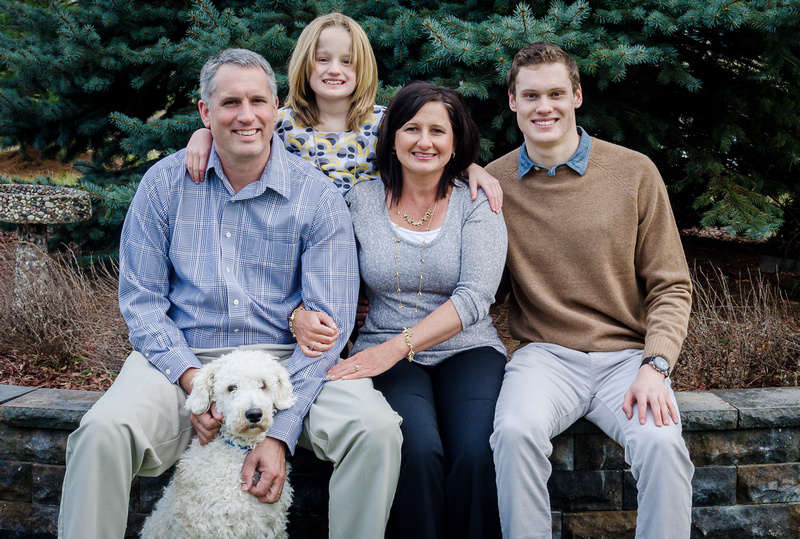
#> input picture images/3.jpg, 800 x 539 px, found by its file name
$ python RunFullDetection.py
#> lines starting #> are read from the running program, lines starting #| are printed output that depends on the picture; after the words box and inside, x2 and y2 are one past the last pixel; in counts of white or black regions, pixels touching at a corner belong together
import numpy as np
import cv2

# Import a image
image = cv2.imread(".\\images\\3.jpg")
#> image is the input picture: shape (539, 800, 3); mean B, G, R 99.5, 97, 95.5
# Load the model
face_cascade = cv2.CascadeClassifier('.\\xmls\\haarcascade_frontalface_default.xml')

ImageClone1 = image.copy()

#Get the dimentions of the input image
img_shape = image.shape
#> img_shape = (539, 800, 3)

GrayScale_Image = cv2.cvtColor(image, cv2.COLOR_BGR2GRAY)
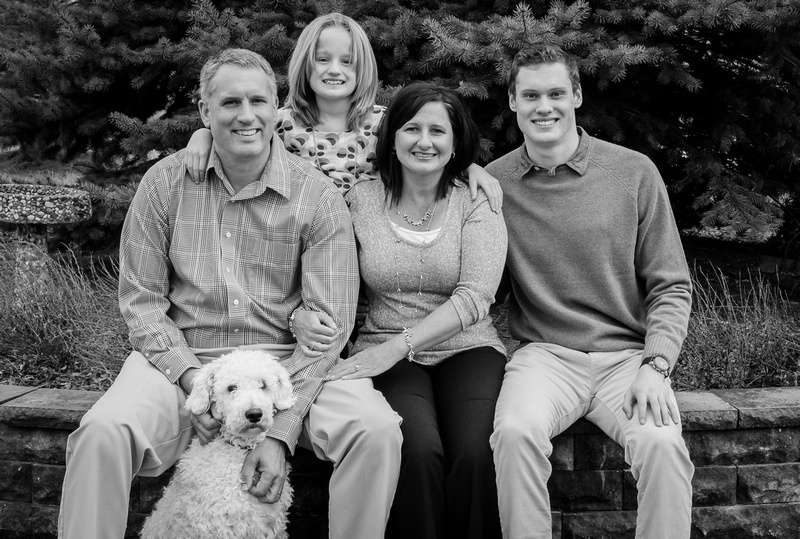
#> GrayScale_Image: shape (539, 800); min 0, max 254, mean 96.8
T,Thresholded_Image = cv2.threshold(GrayScale_Image, 180,255, cv2.THRESH_BINARY)
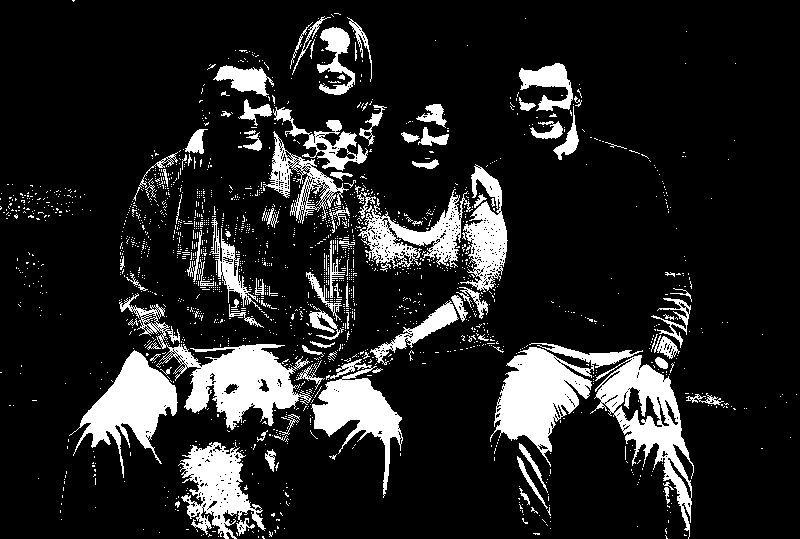
#> Thresholded_Image: shape (539, 800); 14.3% white; 1858 white regions (1761 under 20 px), largest, box (x1, y1, x2, y2) and area: (119, 293, 312, 430) 6895, (490, 343, 643, 467) 6736, (590, 355, 694, 539) 5564

#Create the YUV image for extraction of skin color
YUV_Image = cv2.cvtColor(image, cv2.COLOR_BGR2YUV)
#> YUV_Image: shape (539, 800, 3); mean of channels 0, 1, 2 96.8, 129.3, 126.8
#Gray scale image
Y_image = YUV_Image[:,:,0]
#Cb Channel
Cb_image = YUV_Image[:,:,1]
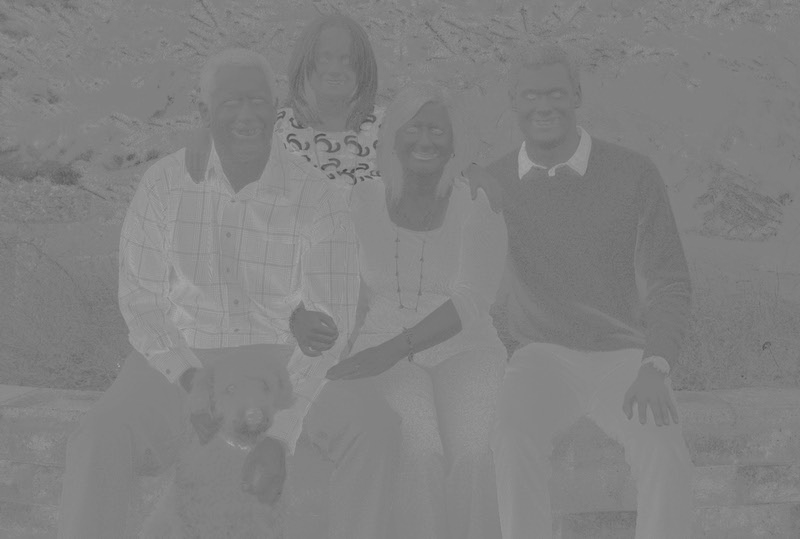
#> Cb_image: shape (539, 800); min 68, max 167, mean 129.3
#Cr channel
Cr_image = YUV_Image[:,:,2]
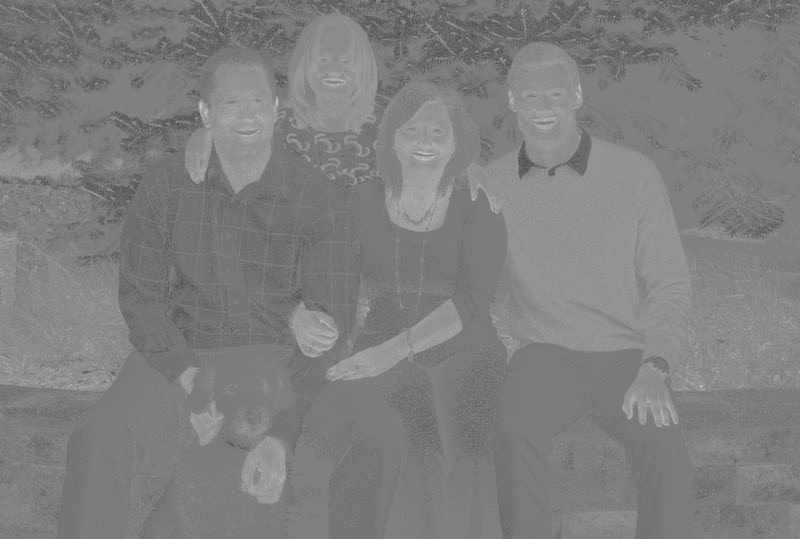
#> Cr_image: shape (539, 800); min 72, max 204, mean 126.8

Cb_image_Thresholded = (Cb_image > 77) & (Cb_image < 127)
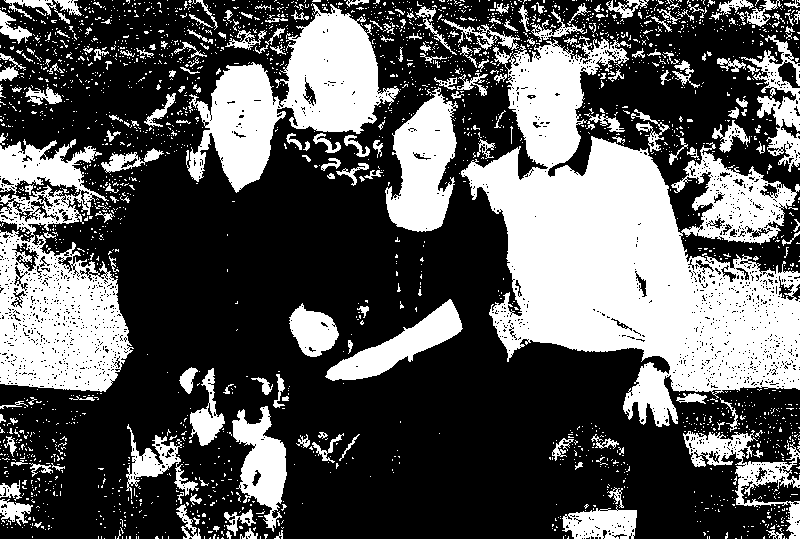
#> Cb_image_Thresholded: shape (539, 800) bool; 34.7% white; 2567 white regions (2368 under 20 px), largest, box (x1, y1, x2, y2) and area: (461, 36, 800, 427) 63188, (0, 139, 134, 392) 19563, (186, 3, 400, 193) 16589
Cr_image_Thresholded = (Cr_image > 133) & (Cr_image < 173)
#> Cr_image_Thresholded: shape (539, 800) bool; 25.4% white; 1328 white regions (1266 under 20 px), largest, box (x1, y1, x2, y2) and area: (460, 43, 800, 427) 54289, (0, 230, 133, 392) 12782, (281, 7, 378, 135) 8322
SkinDetectionMask = Cb_image_Thresholded & Cr_image_Thresholded
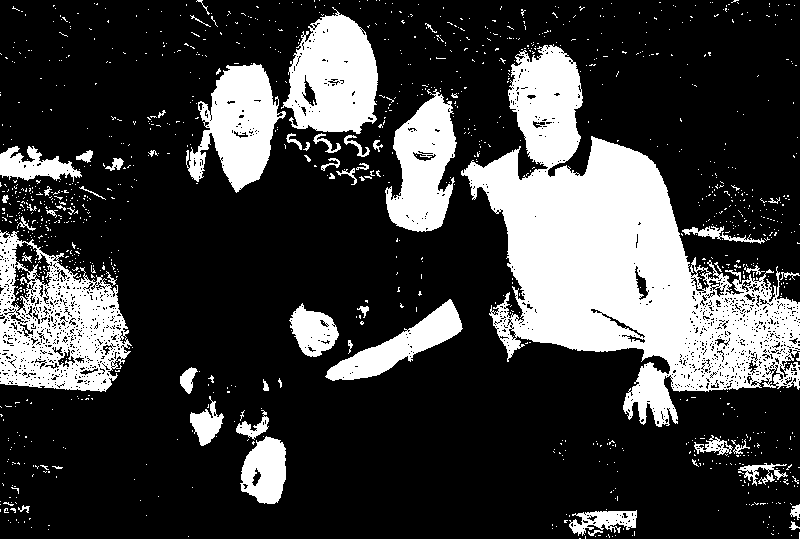
#> SkinDetectionMask: shape (539, 800) bool; 24% white; 1174 white regions (1116 under 20 px), largest, box (x1, y1, x2, y2) and area: (461, 44, 800, 427) 52501, (0, 230, 132, 392) 11737, (281, 7, 378, 134) 8242


SkinDetectedImage = GrayScale_Image.copy();

i = 0
j = 0
for px in SkinDetectionMask:

	j = 0
	for py in px:
		if py == 0:
			SkinDetectedImage[i][j] = 0
		j += 1

	i += 1
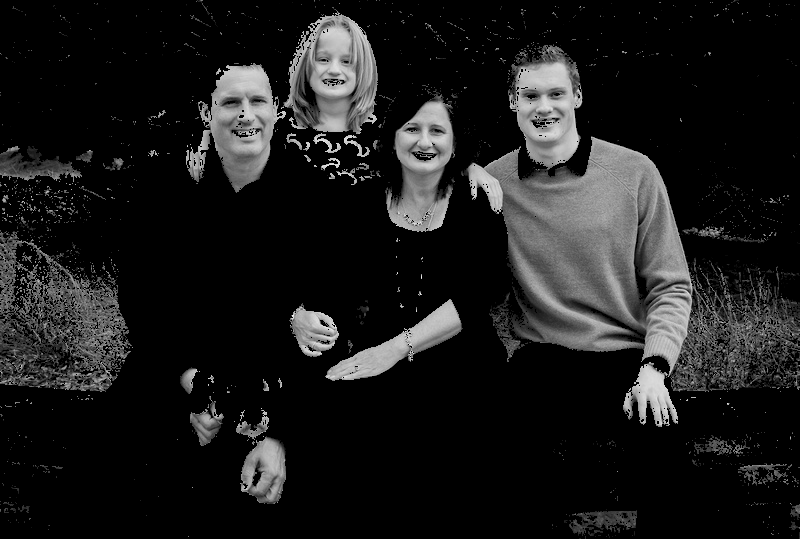
#> SkinDetectedImage: shape (539, 800); min 0, max 242, mean 28.3
#> after the loop, i = 539


Faces = face_cascade.detectMultiScale(Thresholded_Image)
#> Faces = [[306, 38, 57, 57], [392, 105, 66, 66], [506, 66, 76, 76], [207, 74, 75, 75]]

for x,y,winW,winH in Faces:
	cv2.rectangle(ImageClone1, (x, y), (x + winW, y + winH), (0, 255, 0), 2)
#> this loop made 4 passes


cv2.imshow("Original Image", ImageClone1)
cv2.imshow("GrayScale_Image Image", GrayScale_Image)
#cv2.imshow("Thresholded Image", Thresholded_Image)
#cv2.imshow("YUV Image", YUV_Image)
SkinDetectionMask = np.float32(SkinDetectionMask)
cv2.imshow("Skin Detection", SkinDetectionMask)
cv2.imshow("Skin Detected Image", SkinDetectedImage)
cv2.waitKey(0)

$ run again, with images/2.jpg copied over images/3.jpg
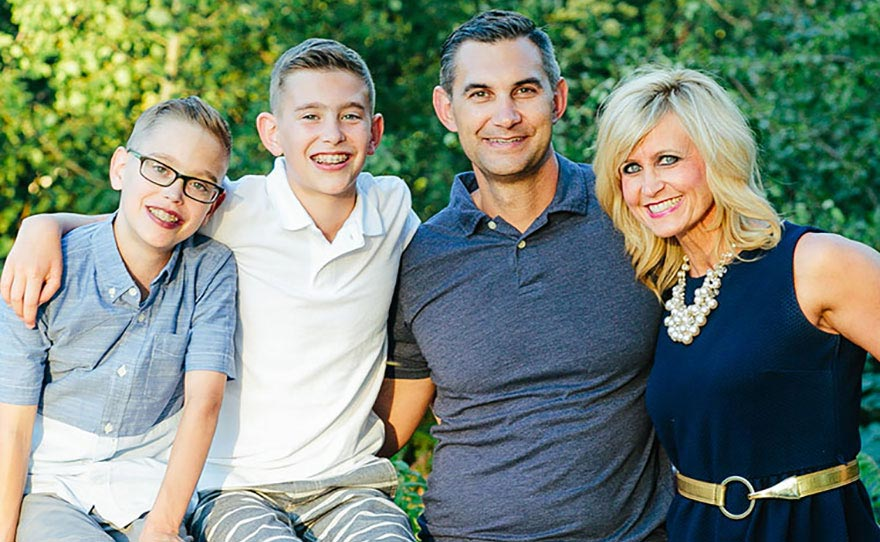
#> input picture images/2.jpg, 880 x 542 px, found by its file name
#> image is the input picture: shape (542, 880, 3); mean B, G, R 121.6, 135.7, 121.5
#> `T,Thresholded_Image = cv2.threshold(GrayScale_Image, 180,255, cv2.THRE..`:
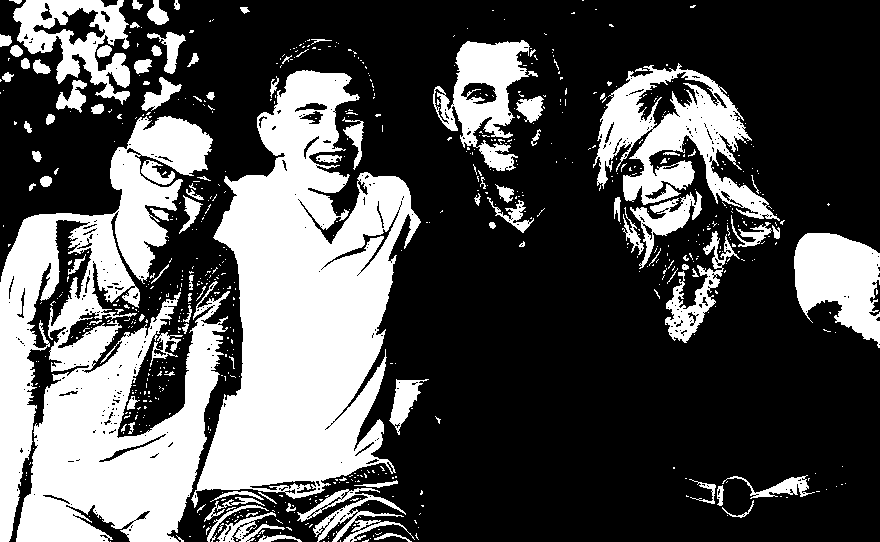
#> Thresholded_Image: shape (542, 880); 32.6% white; 723 white regions (623 under 20 px), largest, box (x1, y1, x2, y2) and area: (191, 70, 421, 508) 53428, (0, 116, 230, 542) 52193, (593, 63, 780, 221) 11510
#> YUV_Image: shape (542, 880, 3); mean of channels 0, 1, 2 129.9, 123.9, 120.6
#> Cb_image_Thresholded: shape (542, 880) bool; 47.3% white; 190 white regions (135 under 20 px), largest, box (x1, y1, x2, y2) and area: (0, 0, 880, 345) 176838, (220, 313, 442, 542) 14844, (792, 233, 880, 363) 7803
#> Cr_image_Thresholded: shape (542, 880) bool; 18.8% white; 195 white regions (112 under 20 px), largest, box (x1, y1, x2, y2) and area: (595, 101, 780, 303) 17148, (432, 36, 568, 234) 14231, (256, 61, 384, 244) 12356
#> after the loop `for px in SkinDetectionMask:`:
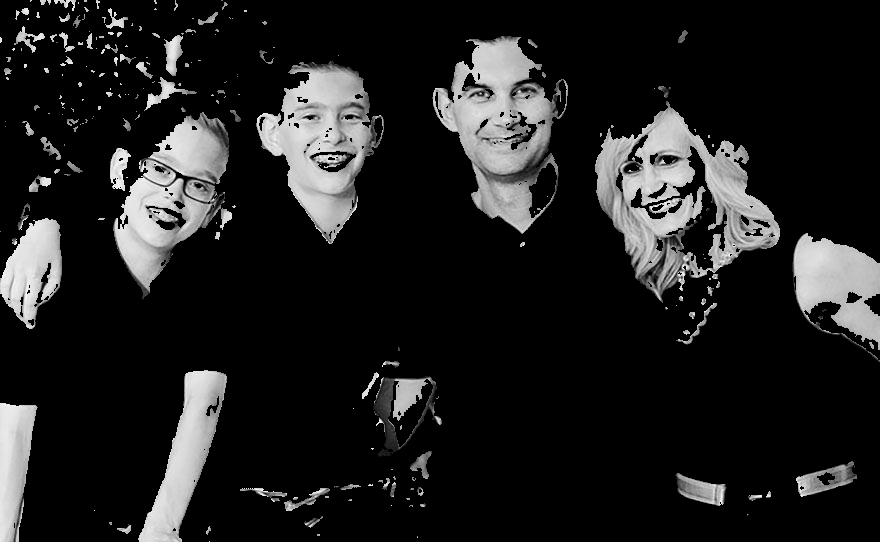
#> SkinDetectedImage: shape (542, 880); min 0, max 248, mean 31.9
#> after the loop `for px in SkinDetectionMask:`: i = 542
#> Faces = [[272, 72, 111, 111], [440, 45, 124, 124], [586, 116, 126, 126]]
#> the loop `for x,y,winW,winH in Faces:` made 3 passes

$ run again, with images/my1.jpg copied over images/3.jpg
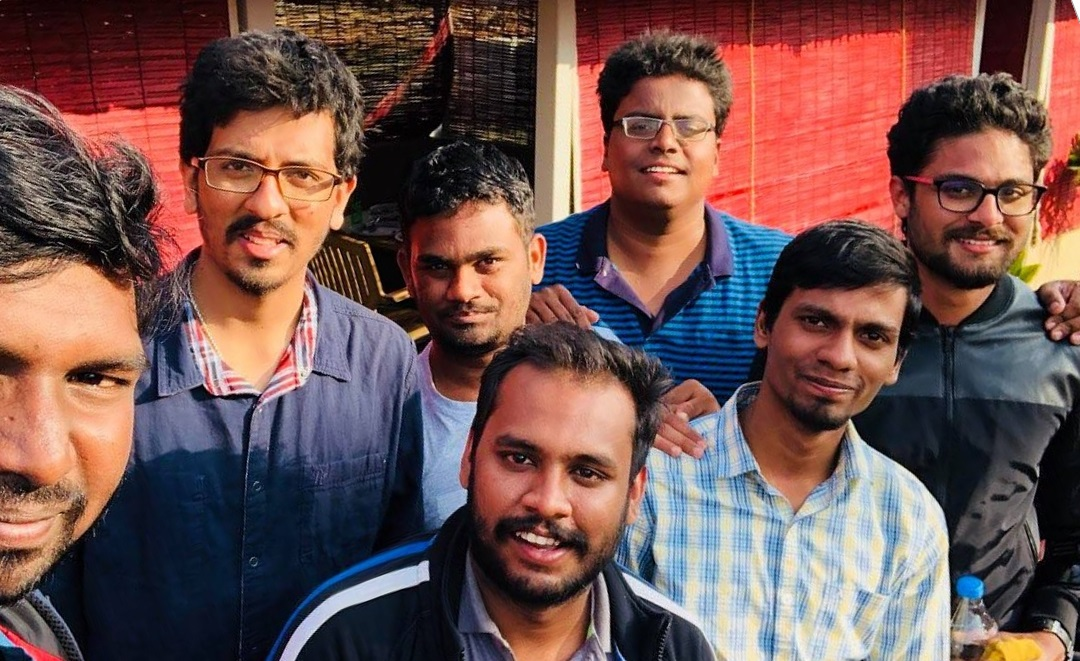
#> input picture images/my1.jpg, 1080 x 661 px, found by its file name
#> image is the input picture: shape (661, 1080, 3); mean B, G, R 81.4, 84.1, 114.6
#> `T,Thresholded_Image = cv2.threshold(GrayScale_Image, 180,255, cv2.THRE..`:
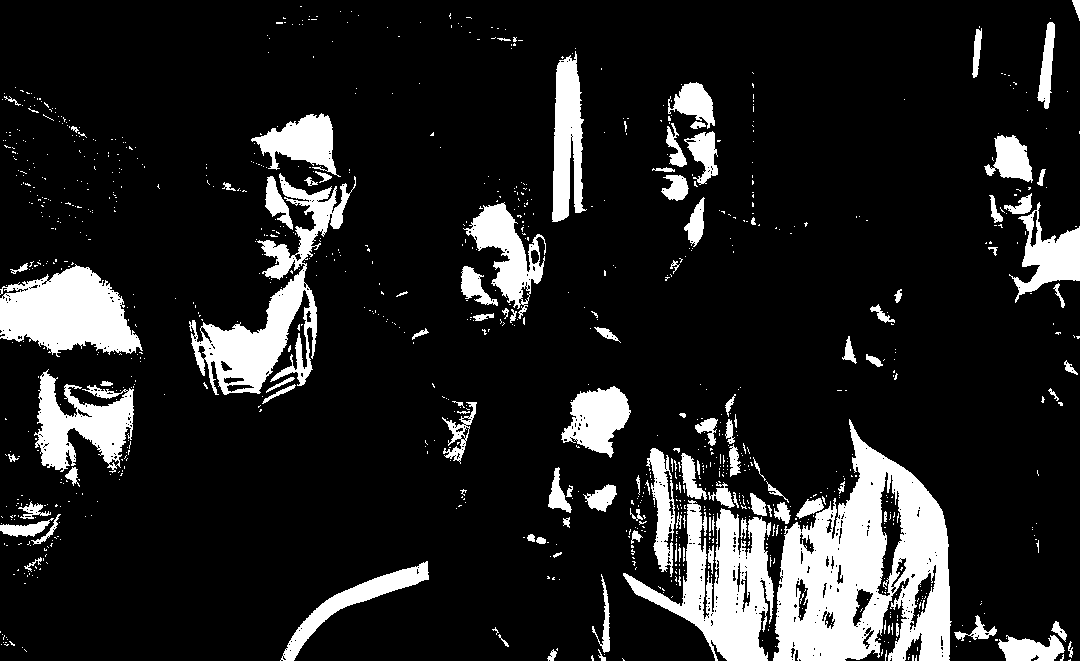
#> Thresholded_Image: shape (661, 1080); 14% white; 1019 white regions (908 under 20 px), largest, box (x1, y1, x2, y2) and area: (773, 419, 952, 661) 23968, (623, 500, 774, 661) 10092, (189, 173, 356, 395) 9749
#> YUV_Image: shape (661, 1080, 3); mean of channels 0, 1, 2 92.9, 122.4, 147
#> Cb_image_Thresholded: shape (661, 1080) bool; 57.4% white; 289 black regions (221 under 20 px), largest, box (x1, y1, x2, y2) and area: (531, 203, 1080, 661) 132880, (0, 255, 576, 661) 126305, (352, 40, 536, 242) 18673
#> Cr_image_Thresholded: shape (661, 1080) bool; 35.6% white; 139 white regions (67 under 20 px), largest, box (x1, y1, x2, y2) and area: (0, 0, 1080, 604) 229611, (474, 566, 611, 661) 4832, (946, 607, 1072, 661) 3071
#> after the loop `for px in SkinDetectionMask:`:
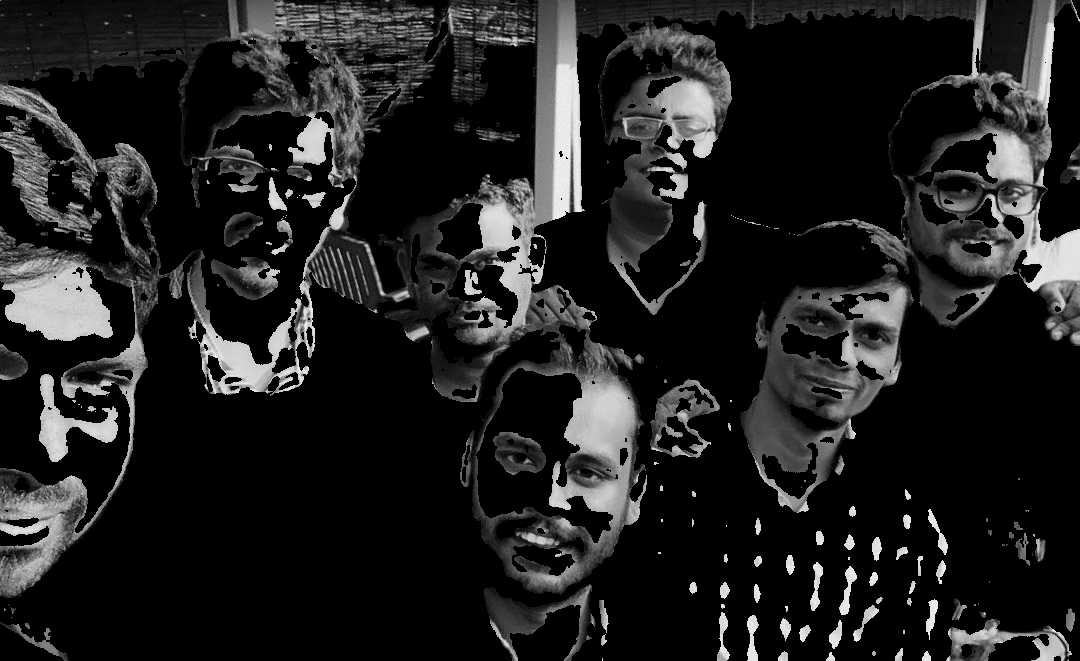
#> SkinDetectedImage: shape (661, 1080); min 0, max 248, mean 32.6
#> after the loop `for px in SkinDetectionMask:`: i = 661
#> Faces = [[197, 111, 168, 168]]
#> the loop `for x,y,winW,winH in Faces:` made 1 pass
